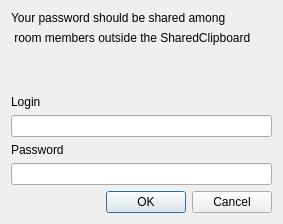
<?xml version="1.0" encoding="UTF-8"?>
<ui version="4.0">
 <class>LoginPassDialog</class>
 <widget class="QDialog" name="LoginPassDialog">
  <property name="geometry">
   <rect>
    <x>0</x>
    <y>0</y>
    <width>283</width>
    <height>224</height>
   </rect>
  </property>
  <property name="windowTitle">
   <string>Login to a room</string>
  </property>
  <layout class="QVBoxLayout" name="verticalLayout_3">
   <item>
    <widget class="QLabel" name="label_3">
     <property name="text">
      <string>Your password should be shared among</string>
     </property>
    </widget>
   </item>
   <item>
    <widget class="QLabel" name="label_4">
     <property name="text">
      <string> room members outside the SharedClipboard</string>
     </property>
    </widget>
   </item>
   <item>
    <spacer name="verticalSpacer">
     <property name="orientation">
      <enum>Qt::Vertical</enum>
     </property>
     <property name="sizeHint" stdset="0">
      <size>
       <width>20</width>
       <height>40</height>
      </size>
     </property>
    </spacer>
   </item>
   <item>
    <layout class="QVBoxLayout" name="verticalLayout">
     <item>
      <widget class="QLabel" name="label">
       <property name="text">
        <string>Login</string>
       </property>
      </widget>
     </item>
     <item>
      <widget class="QLineEdit" name="lineEdit"/>
     </item>
    </layout>
   </item>
   <item>
    <layout class="QVBoxLayout" name="verticalLayout_2">
     <item>
      <widget class="QLabel" name="label_2">
       <property name="text">
        <string>Password</string>
       </property>
      </widget>
     </item>
     <item>
      <widget class="QLineEdit" name="lineEdit_2"/>
     </item>
    </layout>
   </item>
   <item>
    <widget class="QDialogButtonBox" name="buttonBox">
     <property name="orientation">
      <enum>Qt::Horizontal</enum>
     </property>
     <property name="standardButtons">
      <set>QDialogButtonBox::Cancel|QDialogButtonBox::Ok</set>
     </property>
    </widget>
   </item>
  </layout>
 </widget>
 <resources/>
 <connections>
  <connection>
   <sender>buttonBox</sender>
   <signal>accepted()</signal>
   <receiver>LoginPassDialog</receiver>
   <slot>accept()</slot>
   <hints>
    <hint type="sourcelabel">
     <x>248</x>
     <y>254</y>
    </hint>
    <hint type="destinationlabel">
     <x>157</x>
     <y>274</y>
    </hint>
   </hints>
  </connection>
  <connection>
   <sender>buttonBox</sender>
   <signal>rejected()</signal>
   <receiver>LoginPassDialog</receiver>
   <slot>reject()</slot>
   <hints>
    <hint type="sourcelabel">
     <x>316</x>
     <y>260</y>
    </hint>
    <hint type="destinationlabel">
     <x>286</x>
     <y>274</y>
    </hint>
   </hints>
  </connection>
 </connections>
</ui>
